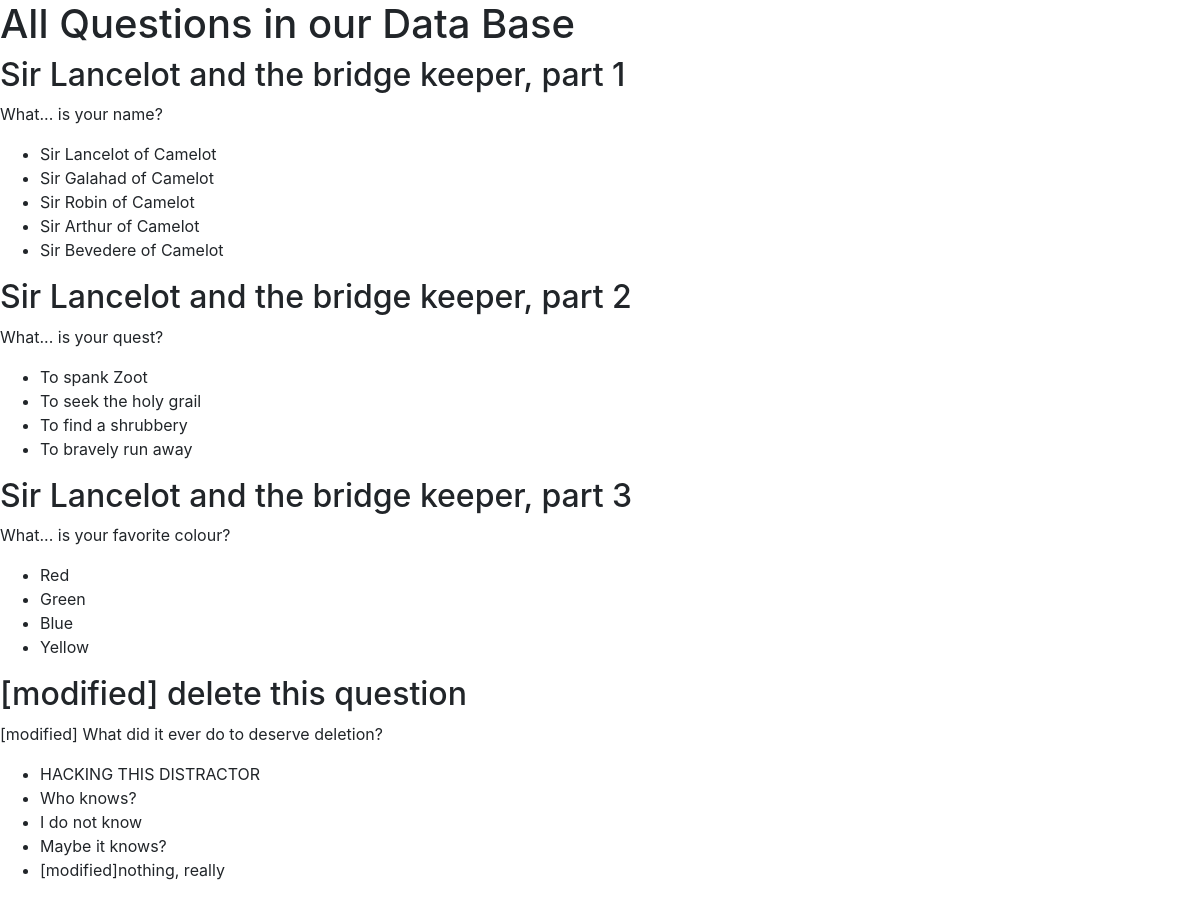
Before: / with the older database file.
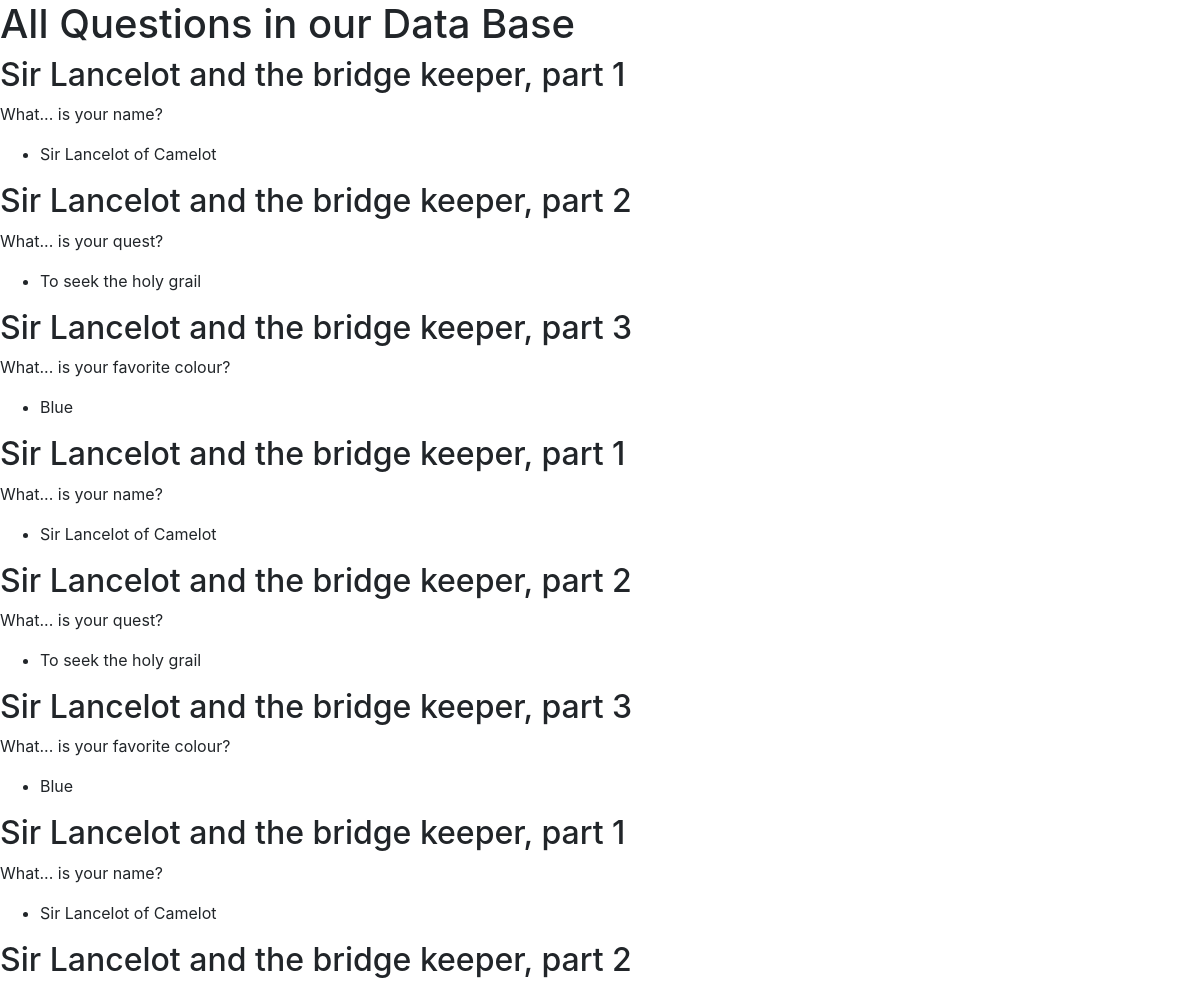
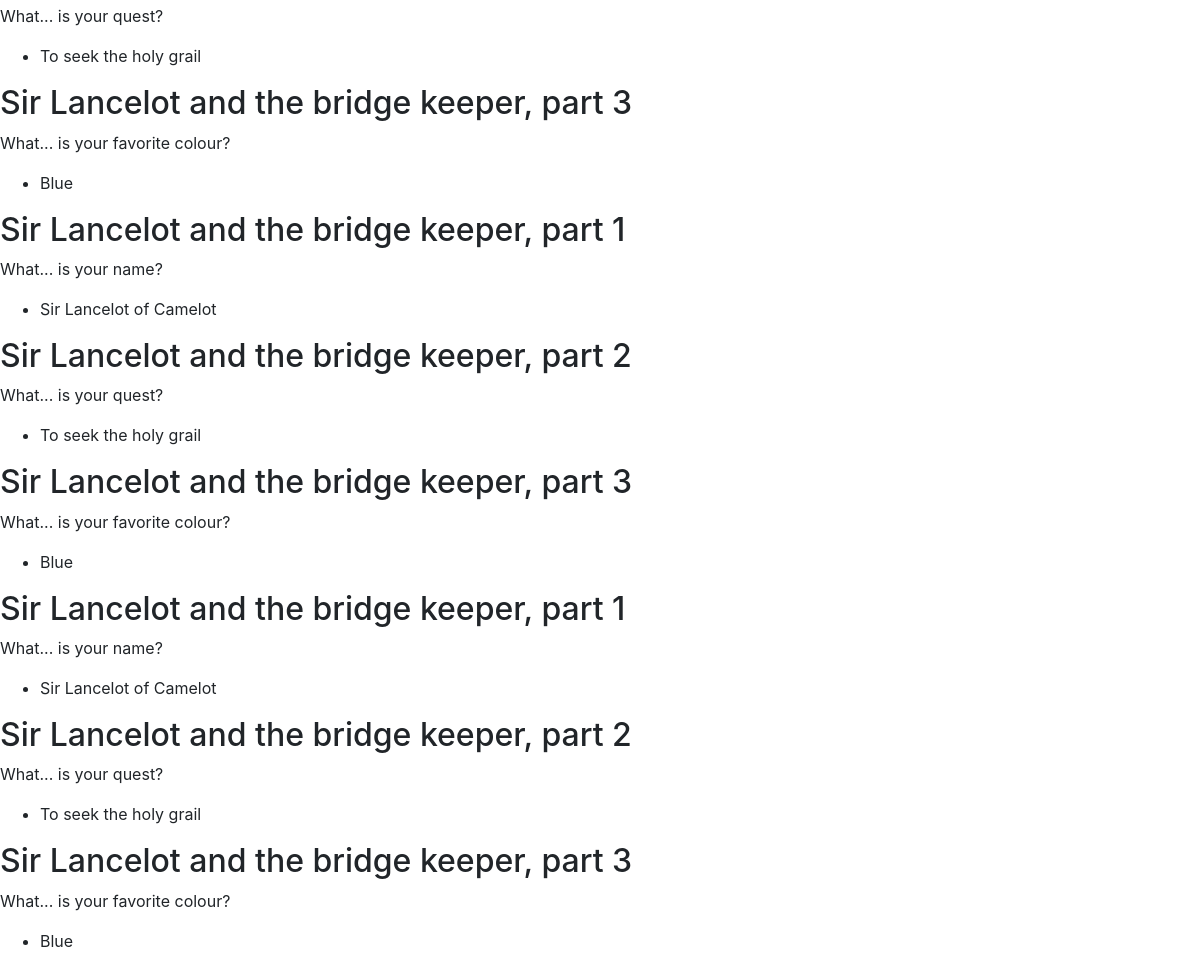
After: the same page with the newer database file (2 pictures, top to bottom).
### evopie/models.py (models this page shows, shortened)
class Question(DB.Model):
    id = DB.Column(DB.Integer, primary_key=True)
    title = DB.Column(DB.String, nullable=False)
    stem = DB.Column(DB.String, nullable=False)
    answer = DB.Column(DB.String, nullable=False)
    distractors = DB.relationship('Distractor', backref='question', lazy=True)
    quiz_questions = DB.relationship('QuizQuestion', backref='question', lazy=True)
    def dump_as_dict(self):
        q = {
            "id" : self.id,
            "title" : self.title,
            "stem" : self.stem,
            "answer" : self.answer,
            "alternatives" : []
        }
        q['alternatives'] = [d.answer for d in self.distractors]
        q['alternatives'].append(self.answer)
        shuffle(q['alternatives'])
        return q

class Distractor(DB.Model):
    id = DB.Column(DB.Integer, primary_key=True)
    answer = DB.Column(DB.String, nullable=False)
    question_id = DB.Column(None, DB.ForeignKey('question.id'))

### evopie/routes_pages.py (the view)
@pages.route('/')
def index():
    all_quizzes =  [q.dump_as_dict() for q in models.Question.query.all()]
    return render_template('index.html', quizzes=all_quizzes)

### evopie/templates/index.html (shortened to what this page needs)
{% extends 'base.html' %}
{% block content %}
  <h1>All Questions in our Data Base</h1>
  {% for quiz in quizzes %}
      <div>
          <h2> {{ quiz['title'] }}       </h2>
          <p>  {{ quiz['stem'] }}    </p>
          <ul>
              {% for alternative in quiz['alternatives'] %}
                  <li> {{ alternative }} </li>
              {% endfor %}
          </ul>
      </div>
  {% endfor %}
{% endblock %}

### evopie/templates/base.html (shortened to what this page needs)
<!doctype html>
<html lang="en">
    <head>
        <link rel="stylesheet" href="https://stackpath.bootstrapcdn.com/bootstrap/4.5.0/css/bootstrap.min.css">
        <link rel="stylesheet" href="{{ url_for('static', filename='basestyle.css') }}">
    </head>
    <body>
    {% block content %}
    {% endblock %}
    </body>
</html>

Changed rows visible on the page:
removed Distractor: answer "Sir Galahad of Camelot", shown under Question (number 1 of 15 on the later page)
removed Distractor: answer "Sir Robin of Camelot", shown under Question (number 1 of 15 on the later page)
removed Distractor: answer "Sir Arthur of Camelot", shown under Question (number 1 of 15 on the later page)
removed Distractor: answer "Sir Bevedere of Camelot", shown under Question (number 1 of 15 on the later page)
removed Distractor: answer "To spank Zoot", shown under Question (number 2 of 15 on the later page)
removed Distractor: answer "To find a shrubbery", shown under Question (number 2 of 15 on the later page)
removed Distractor: answer "To bravely run away", shown under Question (number 2 of 15 on the later page)
removed Distractor: answer "Red", shown under Question (number 3 of 15 on the later page)
removed Distractor: answer "Green", shown under Question (number 3 of 15 on the later page)
removed Distractor: answer "Yellow", shown under Question (number 3 of 15 on the later page)
removed Question: title "[modified] delete this question", stem "[modified] What did it ever do to deserve deletion?", answer "[modified]nothing, really"
removed Distractor: answer "HACKING THIS DISTRACTOR", shown under Question (number 4 of 15 on the later page)
removed Distractor: answer "Who knows?", shown under Question (number 4 of 15 on the later page)
removed Distractor: answer "I do not know", shown under Question (number 4 of 15 on the later page)
removed Distractor: answer "Maybe it knows?", shown under Question (number 4 of 15 on the later page)
added Question: title "Sir Lancelot and the bridge keeper, part 1", stem "What... is your name?", answer "Sir Lancelot of Camelot"
added Question: title "Sir Lancelot and the bridge keeper, part 2", stem "What... is your quest?", answer "To seek the holy grail"
added Question: title "Sir Lancelot and the bridge keeper, part 3", stem "What... is your favorite colour?", answer "Blue"
added Question: title "Sir Lancelot and the bridge keeper, part 1", stem "What... is your name?", answer "Sir Lancelot of Camelot"
added Question: title "Sir Lancelot and the bridge keeper, part 2", stem "What... is your quest?", answer "To seek the holy grail"
added Question: title "Sir Lancelot and the bridge keeper, part 3", stem "What... is your favorite colour?", answer "Blue"
added Question: title "Sir Lancelot and the bridge keeper, part 1", stem "What... is your name?", answer "Sir Lancelot of Camelot"
added Question: title "Sir Lancelot and the bridge keeper, part 2", stem "What... is your quest?", answer "To seek the holy grail"
added Question: title "Sir Lancelot and the bridge keeper, part 3", stem "What... is your favorite colour?", answer "Blue"
added Question: title "Sir Lancelot and the bridge keeper, part 1", stem "What... is your name?", answer "Sir Lancelot of Camelot"
added Question: title "Sir Lancelot and the bridge keeper, part 2", stem "What... is your quest?", answer "To seek the holy grail"
added Question: title "Sir Lancelot and the bridge keeper, part 3", stem "What... is your favorite colour?", answer "Blue"
